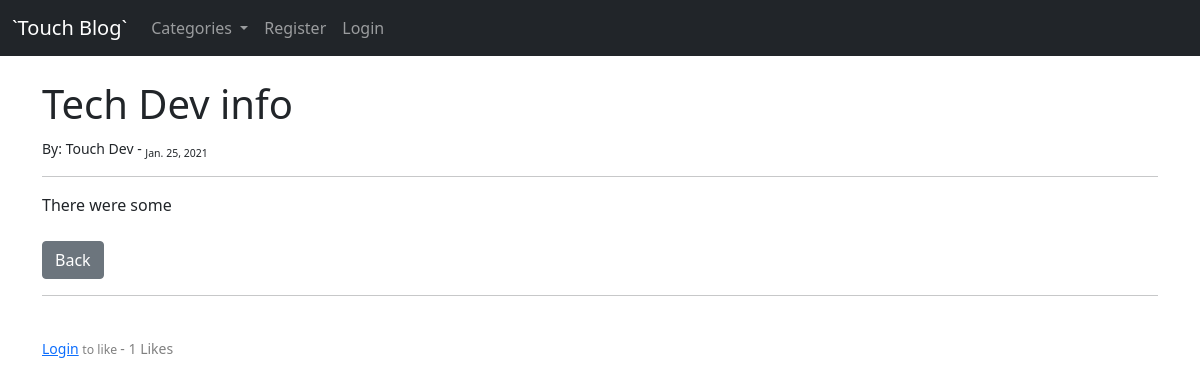
Page /blog/article/17 on the committed database.
### blog/models.py (models this page shows, shortened)
class Post(models.Model):
    title = models.CharField(max_length=255)
    author = models.ForeignKey(User, on_delete=models.CASCADE)
    body = models.TextField()
    post_date = models.DateField(auto_now_add=True)
    category = models.CharField(max_length=255, default='coding')
    likes = models.ManyToManyField(User, related_name="blog_posts")
    def total_likes(self):
	    return self.likes.count()

### blog/views.py (the view)
# urls.py: path('article/<int:pk>', ArticleView.as_view(), name='article'),
class ArticleView(DetailView):
	model = Post
	template_name = 'detail_view.html'
	def get_context_data(self, *args, **kwargs):
		cat_menu = Category.objects.all()
		context = super(ArticleView, self).get_context_data(*args, **kwargs)
		item = get_object_or_404(Post, id=self.kwargs['pk'])
		total_likes =  item.total_likes()
		liked = False
		if item.likes.filter(id=self.request.user.id).exists():
			liked = True
		context["cat_menu"] = cat_menu
		context["total_likes"] = total_likes
		context["liked"] = liked
		return context

### blog/models.py (called while the page is built)
	def __str__(self):
		return self.name

### blog/templates/detail_view.html (shortened to what this page needs)
{% extends 'base.html' %}
{% block content %}
	<h1>{{ post.title }}</h1>
	<small>By:
		{{ post.author.first_name }}
		{{ post.author.last_name }} -
		<sub>{{ post.post_date }}</sub>
	</small><br>
	<hr>
	{{ post.body|safe }}
	<br><br><a class="btn btn-secondary" href="{% url 'home' %}" >Back</a>
	<hr><br>
	<form action="{% url 'like_post' post.pk %}" method="POST">
		{% if user.is_authenticated %}
			{% if liked %}
				<button type="submit", name="post_id", value="{{ post.id }}", class="btn btn-sm btn-danger" >unlike</button>
			{% else %}
				<button type="submit", name="post_id", value="{{ post.id }}", class="btn btn-sm btn-primary" >like</button>
			{% endif %}
		{% else %}
		<small style="color: gray ;"><a href="{% url 'login' %}">Login</a> <small> to like </small>
		{% endif %}
		- {{ total_likes }} Likes
	</form>
{% endblock %}

### rows in the picture
Post: title "Tech Dev info", author.first_name "Touch", author.last_name "Dev", post_date "Jan. 25, 2021", body "There were some"

### other values in the picture
{{ total_likes }} "1"
